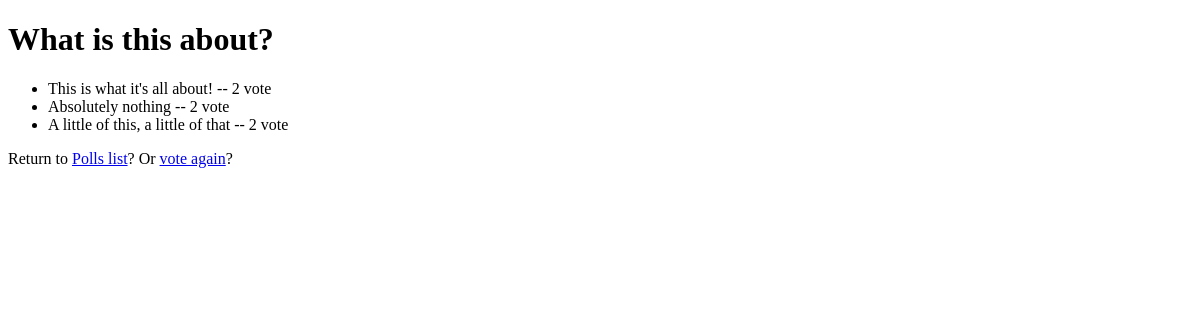
Before: /polls/2/results/ with the older database file.
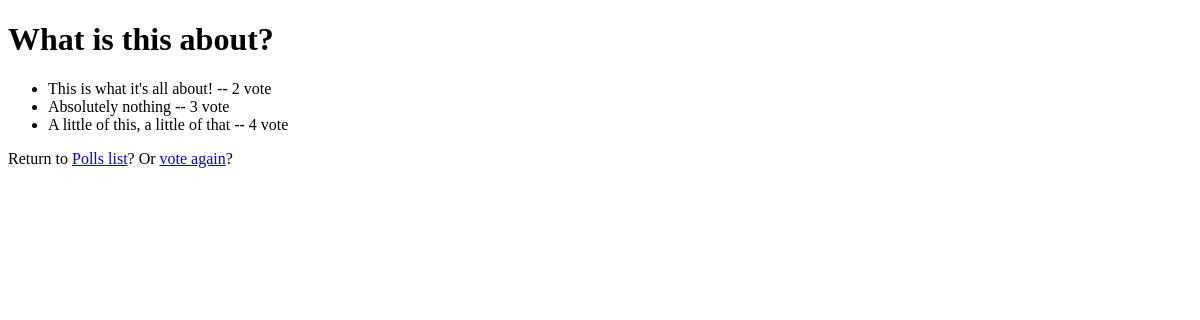
After: the same page with the newer database file.
### polls/models.py (models this page shows, shortened)
class Question(models.Model):
	question_text = models.CharField(max_length=200)
	pub_date = models.DateTimeField('date published')
	def was_published_recently(self):
		now = timezone.now()
		return now - datetime.timedelta(days=1) <= self.pub_date <= now
	was_published_recently.admin_order_field = 'pub_date'
	was_published_recently.boolean = True
	was_published_recently.short_description = 'Published recently?'

class Choice(models.Model):
	question = models.ForeignKey(Question)
	choice_text = models.CharField(max_length=200)
	votes = models.IntegerField(default=0)

### polls/views.py (the view)
# urls.py: url(r'^(?P<pk>[0-9]+)/results/$', views.ResultsView.as_view(), name='results'),
class ResultsView(generic.DetailView):
	model = Question
	template_name = 'polls/results.html'

### polls/templates/polls/results.html (shortened to what this page needs)
<!DOCTYPE html>
<html>
<head>
</head>
<body>
	<h1>{{ question.question_text }}</h1>
	<ul>
		{% for choice in question.choice_set.all %}
			<li>{{ choice.choice_text }} -- {{ choice.votes }} vote{{ choive.votes|pluralize }}</li>
		{% endfor %}
	</ul>
	Return to <a href="/polls/">Polls list</a>? Or <a href="{% url 'polls:detail' question.id %}">vote again</a>?
</body>
</html>

Changed rows visible on the page:
changed Choice "Absolutely nothing": votes "2" → "3"
changed Choice "A little of this, a little of that": votes "2" → "4"
